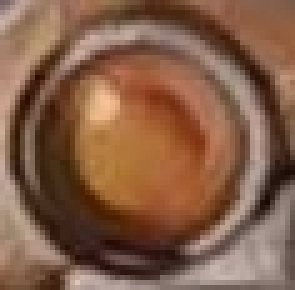
#> input picture teplate_c.jpg, 59 x 58 px (shown 5 times larger)
$ python -i ticket_to_ride.py   (imports and definitions only)
#> lines starting #> are read from the running program, lines starting #| are printed output that depends on the picture
from typing import Union

from collections import defaultdict
from itertools import combinations

import numpy as np
import cv2
from skimage.transform import rescale
from skimage.measure import label, find_contours
from skimage.filters import gaussian
from scipy.spatial.distance import cdist
import scipy.stats as st

from skimage.feature import match_template
from scipy.ndimage import convolve
from skimage.measure import label
import matplotlib.pyplot as plt
import imageio

COLORS = ('blue', 'green', 'black', 'yellow', 'red')
TRAINS2SCORE = {1: 1, 2: 2, 3: 4, 4: 7, 6: 15, 8: 21}


def get_local_centers(corr, th):
    lbl, n = label(corr >= th, connectivity=2, return_num=True)
    return np.int16([np.round(np.mean(np.argwhere(lbl == i), axis=0)) for i in range(1, n + 1)])


def plot_rectangles(img, points, bbox_shape):
    points = np.int16(points)[::, ::-1]
    res_img = np.int16(img.copy())
    for pt in points:
        cv2.rectangle(res_img, (pt[0] - bbox_shape[0] // 2, pt[1] - bbox_shape[1] // 2),
                      (pt[0] + bbox_shape[0] // 2, pt[1] + bbox_shape[1] // 2), (255, 0, 0), 3)
    return res_img
# def predict():

def plot_img(img, cmap='gray'):
    plt.figure(figsize=(12,6))
    plt.imshow(img, cmap=cmap)
    plt.axis('off')
    plt.show()

def crop(img):
    x, y = 3338, 1709
    h, w = 60, 60
    return img[y-h:y, x-w:x]

def get_city_centers(img):
    img_gray = cv2.cvtColor(img, cv2.COLOR_RGB2GRAY)
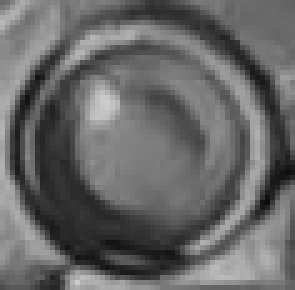
#> img_gray: shape (58, 59) (shown 5 times larger); min 12, max 205, mean 102.8
    img_gray = cv2.bitwise_not(img_gray)
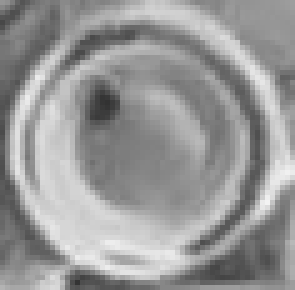
#> img_gray: shape (58, 59) (shown 5 times larger); min 50, max 243, mean 152.2
    template = cv2.imread("/autograder/source/train/all.jpg")
    template = crop(template)

    temp_gray = cv2.cvtColor(template, cv2.COLOR_RGB2GRAY)
    temp_gray = cv2.bitwise_not(temp_gray)


    corr_skimage = match_template(img_gray, temp_gray, pad_input=True)

    return  np.int64(get_local_centers(corr_skimage, 0.5))

def predict_image(img: np.ndarray) -> (Union[np.ndarray, list], dict, dict):
    # raise NotImplementedError
    city_centers = get_city_centers(img)
    n_trains = {'blue': 20, 'green': 30, 'black': 0, 'yellow': 30, 'red': 0}
    scores = {'blue': 60, 'green': 90, 'black': 0, 'yellow': 45, 'red': 0}
    return city_centers, n_trains, scores

>>> import cv2
>>> picture = cv2.cvtColor(cv2.imread('teplate_c.jpg'), cv2.COLOR_BGR2RGB)
#> (the run stopped early here; a loop or call above may not have finished)
